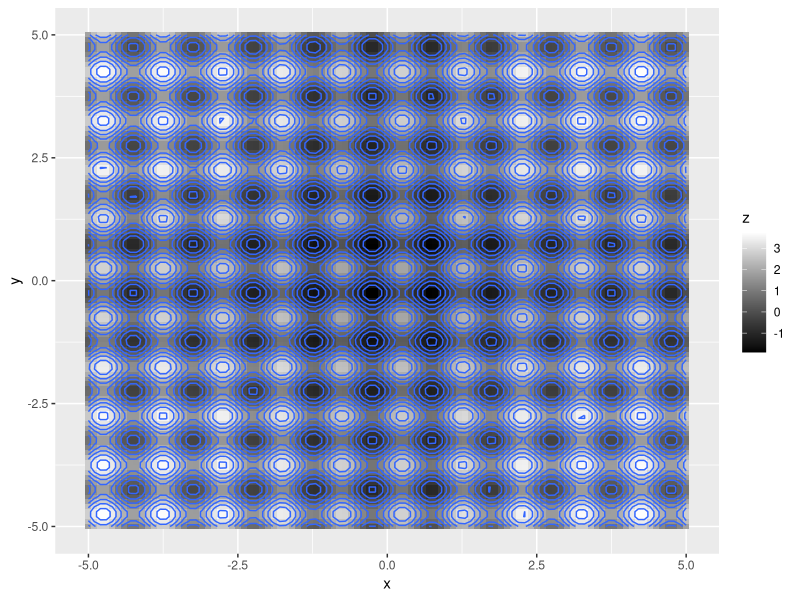
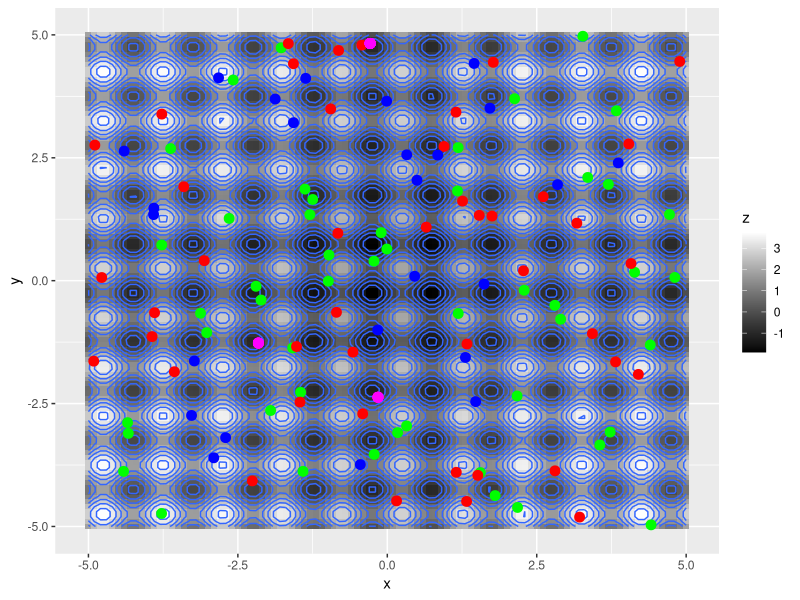
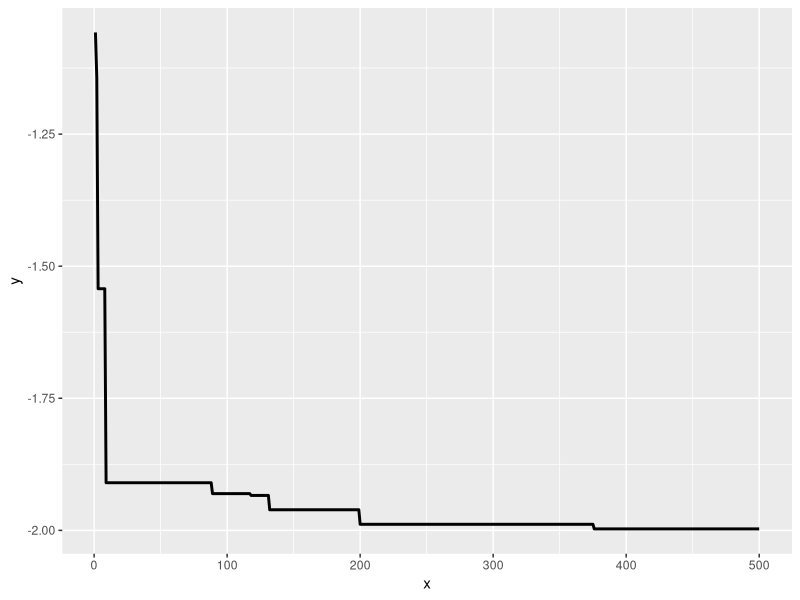

These figures' R source, in order:
library('reshape2')
library('ggplot2')

objective_function <- function(vec) { #matrix stores points in columns
  #cat('\nis objective_function argument a matrix',is.matrix(mat))
  basin_function <- function(vec){
    if(all(vec == 0)) {
      return(0)
    } else{
      return(sum(exp(-2.0/vec^2)+sin(vec*pi*2)))
    }
  }
  #return(apply(mat, 2, basin_function))
  return(basin_function(vec))
}

objective_function_wrapper <- function(x_vec, y_vec) {
  vec <-rbind(x_vec,y_vec)
  return(apply(vec,2, objective_function))
}

random_in_bounds <- function(minmax){
  return(minmax[1]+((minmax[2]-minmax[1])*runif(1, 0.0, 1.0)))
}

random_vector <- function(minmax){
  apply(minmax, 2, random_in_bounds)
}

create_random_bee <- function(search_space){
  return(list(vector=random_vector(search_space)))
}

evaluate_bee <-function(bee){
  bee$fitness <- objective_function(bee$vector)
  bee
}

sort_bees <- function(bees){
  costs <- sapply(bees, "[[", "fitness")
  sorted_indecis <- order(costs)
  sorted_bees <- bees[sorted_indecis]
}

create_neigh_bee <- function(site, patch_size, search_space){
  vec <- vector(length=length(site))
  for(index in seq_along(site)){
    v <- site[index]
    v <- if(runif(1,0.0, 1.0) < 0.5) {v+runif(1, 0.0, 1.0)*patch_size} else {v-runif(1,0.0,1.0)*patch_size}
    v <- if(v < search_space[1, index]) {search_space[1, index]} else {v}
    v <- if(v > search_space[2, index]) {search_space[2, index]} else {v}
    vec[index] <- v
  }
  bee <-list()
  bee$vector <- vec
  return(bee)
}

search_neigh <- function(parent, neigh_size, patch_size, search_space){
  fill_bee <- function(unused, par_vec, pat_siz, sear_sp){
    create_neigh_bee(par_vec, pat_siz, sear_sp)
  }
  neigh <- lapply(1:neigh_size, fill_bee, parent$vector, patch_size, search_space)
  #neigh <- replicate(neigh_size, create_neigh_bee(parent$vecotr, patch_size, search_space), simplify=FALSE)
  neigh <- lapply(neigh, evaluate_bee)
  sorted_bees <- sort_bees(neigh)
  return(sorted_bees)# unoptimal only for graphics[[1]])
}


create_scout_bees <- function(search_space, num_scouts){
  #gen_bee <- function(unused, sear_spac){
  #  create_random_bee(sear_spac)
  #}
  #bees <- lapply(1:num_scouts, gen_bee, search_space)
  bees <- replicate(num_scouts, create_random_bee(search_space), simplify=FALSE)
}

search <- function(max_gens, search_space, num_bees, num_sites, elite_sites,
                   patch_size, e_bees, o_bees){
  best <- NULL
  pop <- replicate(num_bees, create_random_bee(search_space), simplify=FALSE)
  solutions <- list()
  best_vec <- vector(length=max_gens)
  pop_list <- list()
  neigh_ret <- list()
  for(iteration in 1:max_gens){
    pop <- lapply(pop, evaluate_bee)
    pop <- sort_bees(pop)
    best <- if (is.null(best)||pop[[1]]$fitness < best$fitness) pop[[1]] else best
    solutions[[iteration]] <- best
    best_vec[iteration] <- best$fitness
    next_gen <- list()
    neigh_list <- list()
    for(index in 1:num_sites){
      parent <- pop[[index]]
      neigh_size <- if(index<=elite_sites) {e_bees} else {o_bees}
      neigh_list[[index]] <- search_neigh(parent, neigh_size, patch_size, search_space)
      next_gen[[index]] <- neigh_list[[1]]
    }
    scouts <- create_scout_bees(search_space, (num_bees-num_sites))
    if(iteration == 1 || iteration == max_gens){
      if(iteration == 1) {
        pop_list[[1]] <- pop
        neigh_ret[[1]] <- neigh_list
      } else {
        pop_list[[2]] <- pop
        neigh_ret[[2]] <- neigh_list
      }
    }
    pop <- c(next_gen, scouts)# ciekawa opcja, list(best))
    patch_size <- patch_size * 0.96
    cat('\nit no.', iteration, 'patch size:', patch_size, 'best fitness:', best$fitness)
  }
  ret <- list(best=best, best_vec=best_vec, solutions=solutions, pop_list=pop_list, neigh_list=neigh_ret)
}

#test function to test elements alongside writing
test <- function(){
  # test of random vector
  cat('\ntest of random_vector')
  test_matrix <- matrix(1:20, ncol = 10, nrow = 2)
  rand_vec <- random_vector(test_matrix)
  cat('random_vector output:\n', rand_vec)
  cat('\ntest of create_random_bee\n')
  test_bee <- list()
  test_bee <- create_random_bee(test_matrix)
  print(test_bee)
  cat('\ntest create_neigh_bee\n')
  neigh_bee <- create_neigh_bee(rand_vec, 1, test_matrix)
  print(neigh_bee)
  cat('\ntest search_neigh')
  test_search_space <- matrix(c(-5,5), ncol=2, nrow=2)
  test_parent <- create_random_bee(test_search_space)
  best_bee_in_neigh <- search_neigh(test_parent, 10, 0.5, test_search_space)
  cat('\nbest bee in neigh:\n')
  print(best_bee_in_neigh)
  cat('\ntest create_scout_bees:\n')
  test_scout_bees <- create_scout_bees(test_search_space, 5)
  print(test_scout_bees)
}

run <- function(){
  #wisualisation
  x <- y <-seq(from=-5, to =5,  by=0.1)
  z <- outer(x,y, objective_function_wrapper)
  surf3d <- melt(z)
  names(surf3d) <- c("x", "y", "z")
  surf3d$x <- rep(x, ncol(z) ); surf3d$y <- rep(y, each=nrow(z))
  p1 <- ggplot(data=surf3d, aes(x=x, y=y, z=z))
  p1 <- p1 + geom_tile(aes(fill=z))+scale_fill_gradient(low="black", high="white")+stat_contour()
  print(p1)
  
  search_space <- matrix(c(-5, 5), ncol=2, nrow=2)
  max_gens <- 500
  num_bees <- 50
  num_sites <- 3
  elite_sites <- 1
  patch_size <- 4.0
  e_bees <- 15
  o_bees <- 5
  best <- search(max_gens, search_space, num_bees, num_sites, elite_sites,
                 patch_size, e_bees, o_bees)
  cat('\nhurra! gotowe! najlepszy wynik to:\n')
  #print(best$solutions)
  dfplot <- data.frame(x = 1:max_gens, y=best$best_vec)
  plot <- ggplot(dfplot, aes(x=x, y=y))+geom_line(size=1)
  
  beginning_pop <- do.call(cbind, lapply(best$pop_list[[1]], '[[', "vector"))
  ending_pop <- do.call(cbind, lapply(best$pop_list[[2]], '[[', "vector"))
  beginning_neigh <- matrix(nrow=2, unlist(lapply(best$neigh_list[[1]], lapply, '[[', 1)))
  ending_neigh <- matrix(nrow=2, unlist(lapply(best$neigh_list[[2]], lapply, '[[', 1)))
  df2 <- data.frame(x=beginning_pop[1,], y=beginning_pop[2,], z=2)
  df3 <-data.frame(x=ending_pop[1, ], y=ending_pop[2, ], z=2)
  df4 <- data.frame(x=beginning_neigh[1, ], y=beginning_neigh[2, ], z=2)
  df5 <- data.frame(x=ending_neigh[1, ], y=ending_neigh[2, ], z=2)
  print(p1 + #geom_point(data = df, size=3, color = "magenta")+
          geom_point(data = df2, size=3, color = "green")+
          geom_point(data = df3, size=3, color = "red")+
          geom_point(data = df4, size=3, color = "blue")+
          geom_point(data = df5, size=3, color = "magenta"))
  print(plot)
  print(best$best)
}


#test()
run()